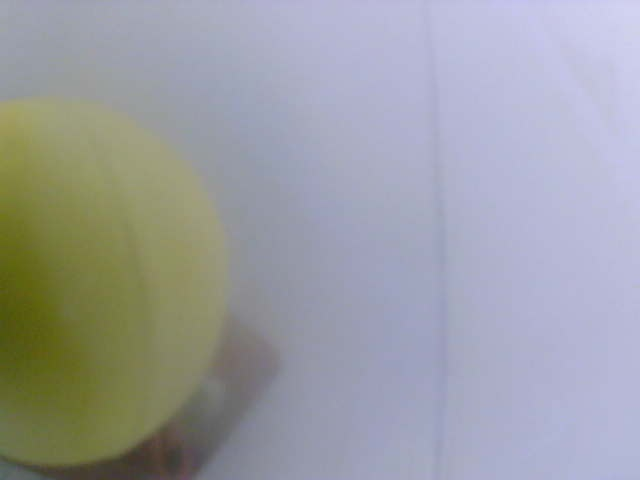
#> input picture 参考资料/4/一个队顶俩队-速度和图像识别快但不稳定/树莓派代码/Debug&Config/capture_ball/8.jpg, 640 x 480 px
$ python detectball.py
#> lines starting #> are read from the running program, lines starting #| are printed output that depends on the picture; after the words box and inside, x2 and y2 are one past the last pixel; in counts of white or black regions, pixels touching at a corner belong together
#!/usr/bin/env python
#coding=utf-8
import cv2
import numpy as np
import time

##2019/7/5 17:11


def detectyb(frame):

	# t1 = time.clock()
	H, W, _=frame.shape

	hue_image = cv2.cvtColor(frame, cv2.COLOR_BGR2HSV)
	low_range1 = np.array([20, 124, 103])
	high_range1 = np.array([32, 255, 255])
	th1 = cv2.inRange(hue_image, low_range1, high_range1)

	cv2.imshow("th",th1)
	cv2.waitKey(0)
	M = cv2.moments(th1)
	#print(M["m00"]/255)
	if M["m00"]==0:
		return 1000, 1000
	cX=int(M["m10"]/M["m00"])-W/2
	cY=int(M["m01"]/M["m00"])-H/2

	# t2 = time.clock()
	# total_time = t2-t1
	# print("t1:"+str(total_time))
	return cX, cY


if __name__ == '__main__':

	frame0 = cv2.imread('./8.jpg')
#> frame0 is the input picture: shape (480, 640, 3); mean B, G, R 164.1, 158.9, 157
	H0, W0, _=frame0.shape
#> H0 = 480; W0 = 640
	frame = cv2.resize(frame0,(640,480))
	x_error, y_error = detectyb(frame)
#> in detectyb, `hue_image = cv2.cvtColor(frame, cv2.COLOR_BGR2HSV)`: hue_image: shape (480, 640, 3); mean H, S, V 93.4, 49.3, 176
#> in detectyb, `th1 = cv2.inRange(hue_image, low_range1, high_range1)`:
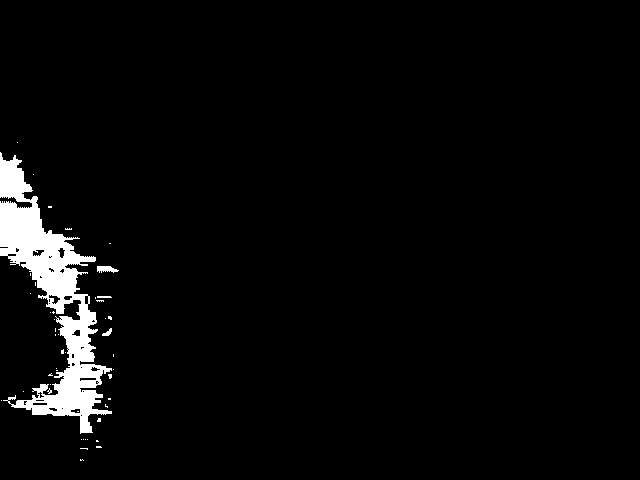
#> th1: shape (480, 640); 3.5% white; 46 white regions (42 under 20 px), largest, box (x1, y1, x2, y2) and area: (0, 152, 112, 434) 10411, (97, 266, 119, 273) 105, (102, 328, 112, 336) 41, (97, 296, 112, 298) 29
#> in detectyb, `M = cv2.moments(th1)`: M = moments, m00 2749665, centre m10/m00, m01/m00 = (52.62, 297.7)
#> in detectyb, `cX=int(M["m10"]/M["m00"])-W/2`: cX = -268
#> in detectyb, `cY=int(M["m01"]/M["m00"])-H/2`: cY = 57
#> x_error = -268; y_error = 57
	print("X_error = ",x_error,"Y_error = ",y_error)
#| X_error =  -268.0 Y_error =  57.0

$ run again, with 参考资料/4/一个队顶俩队-速度和图像识别快但不稳定/树莓派代码/Debug&Config/capture_ball/0.jpg copied over 参考资料/4/一个队顶俩队-速度和图像识别快但不稳定/树莓派代码/Debug&Config/capture_ball/8.jpg
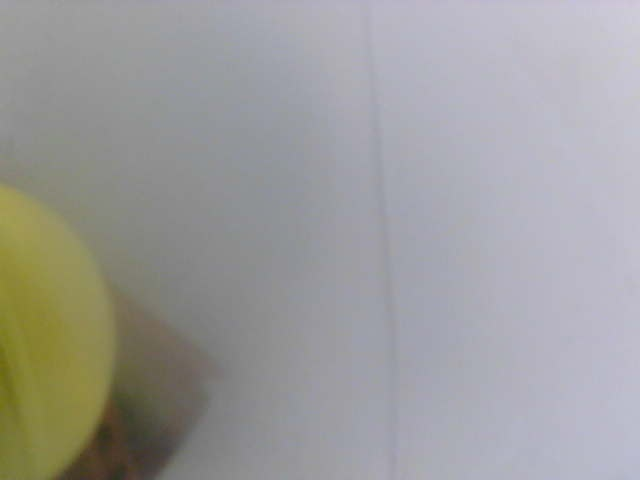
#> input picture 参考资料/4/一个队顶俩队-速度和图像识别快但不稳定/树莓派代码/Debug&Config/capture_ball/0.jpg, 640 x 480 px
#> frame0 is the input picture: shape (480, 640, 3); mean B, G, R 156.4, 157.1, 157.8
#> hue_image: shape (480, 640, 3); mean H, S, V 85.1, 26.5, 164.5
#> in detectyb, `th1 = cv2.inRange(hue_image, low_range1, high_range1)`:
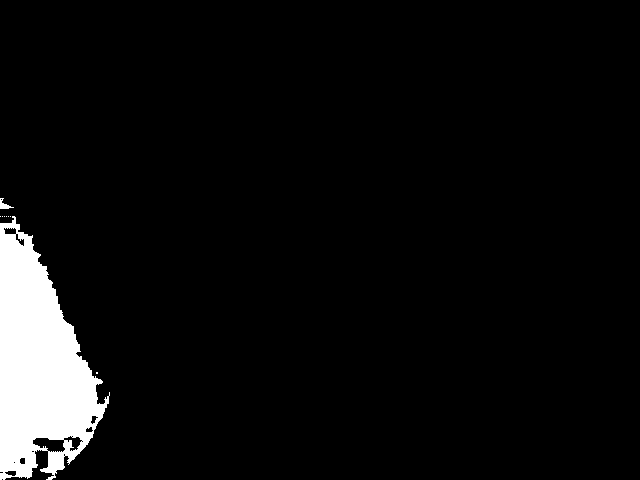
#> th1: shape (480, 640); 5.5% white; 9 white regions (7 under 20 px), largest, box (x1, y1, x2, y2) and area: (0, 216, 110, 480) 16920, (0, 198, 14, 209) 67
#> M = moments, m00 4334235, centre m10/m00, m01/m00 = (38.19, 364.7)
#> cX = -282
#> cY = 124
#> x_error = -282; y_error = 124
#| X_error =  -282.0 Y_error =  124.0
